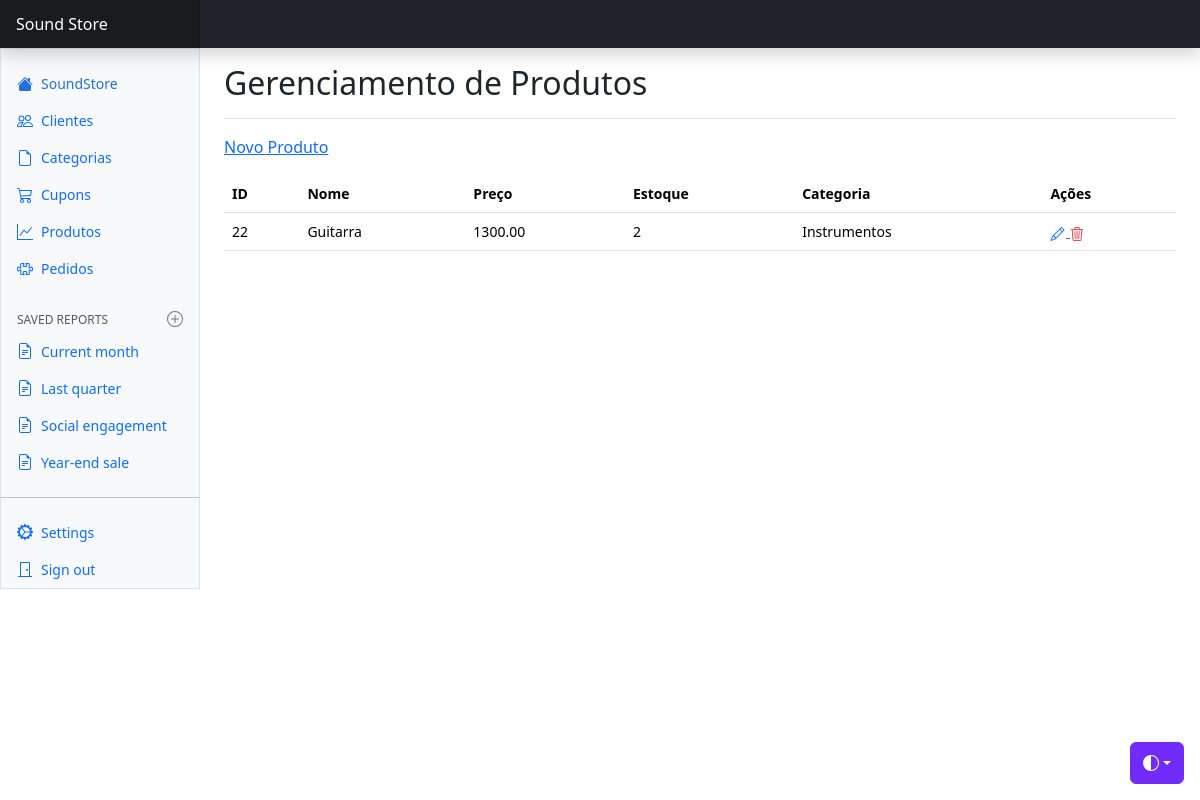
Before: /views/produtos/index.php with the older database file.
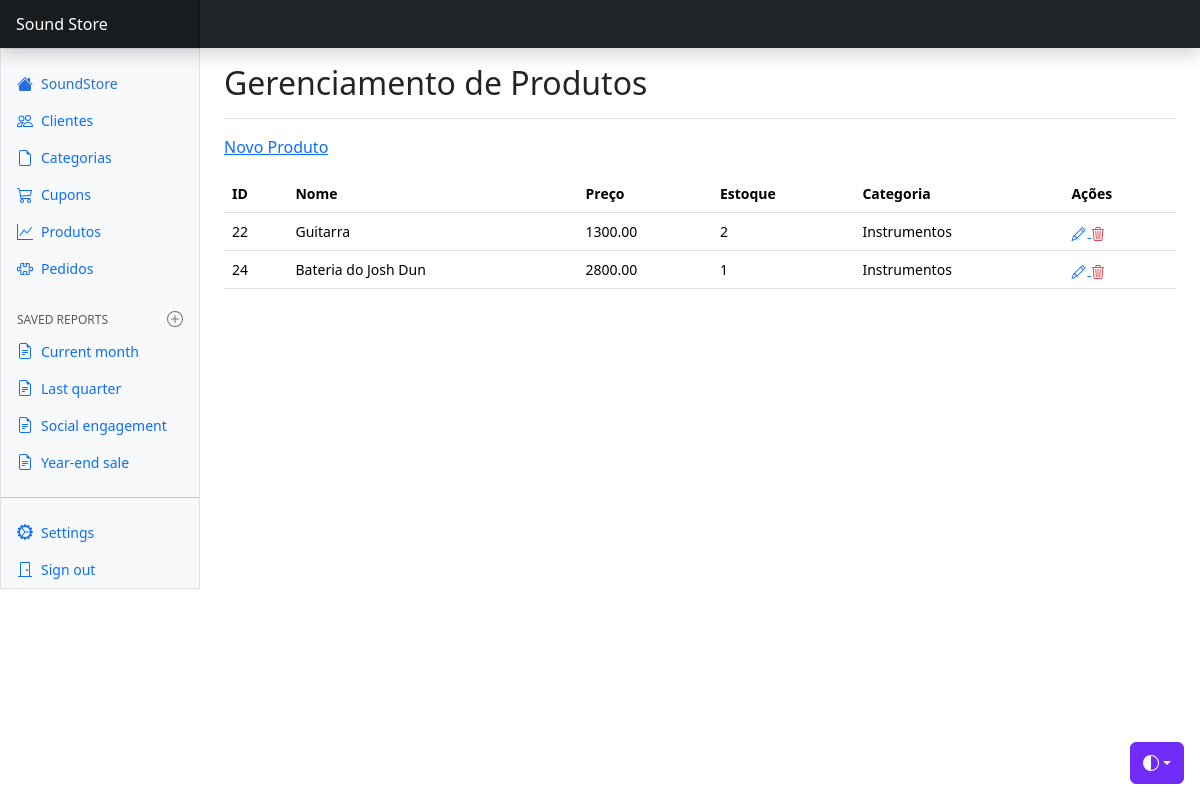
After: the same page with the newer database file.
### tables this page shows
CREATE TABLE `produtos` (
  `id` int(11) NOT NULL,
  `id_categoria` int(11) DEFAULT NULL,
  `nome` varchar(100) DEFAULT NULL,
  `preco` decimal(10,2) DEFAULT NULL,
  `estoque` int(11) DEFAULT NULL
);

CREATE TABLE `categorias` (
  `id_categoria` int(11) NOT NULL,
  `nome` varchar(50) DEFAULT NULL
);

### config/BD.php (called while the page is built)
<?php
    class BD {
        public static function getConexao() {
            $conn = new PDO(
                "mysql:host=localhost;dbname=soundstore_bd",
                "root",
                ""
            );
            return $conn;
        }
    }

### model/dao/ProdutosDAO.php (called while the page is built, shortened)
<?php
    class ProdutosDAO {
        public function read() {
            try {
                $query = BD::getConexao()->prepare("SELECT * FROM produtos");
                if(!$query->execute()) {
                    print_r($query->errorInfo());
                }
                $listaProdutos = array();
                foreach($query->fetchAll(PDO::FETCH_ASSOC) as $linha) {
                    $produtos = new Produtos();
                    $produtos->setId($linha['id']);
                    $produtos->setNome($linha['nome']);
                    $produtos->setPreco($linha['preco']);
                    $produtos->setEstoque($linha['estoque']);
                    $daoCategoria = new CategoriaDAO();
                    $categoria = $daoCategoria->find($linha['id_categoria']);
                    $produtos->setCategoria($categoria);
                    array_push($listaProdutos, $produtos);
                }
                return $listaProdutos;
            }
            catch(PDOException $e) {
                echo "Erro #2: " . $e->getMessage();
            }
        }
    }

### model/dao/CategoriaDAO.php (called while the page is built, shortened)
<?php
    class CategoriaDAO {
         public function find($id) {
            try {
                $query = BD::getConexao()->prepare(
                    "SELECT * FROM categorias WHERE id_categoria = :i"
                );
                $query->bindValue(':i', $id, PDO::PARAM_INT);
                if(!$query->execute()) {
                    print_r($query->errorInfo());
                }
                if($linha = $query->fetch(PDO::FETCH_ASSOC)) {
                    $categoria = new Categoria();
                    $categoria->setId($linha['id_categoria']);
                    $categoria->setNome($linha['nome']);
                }
                return $categoria;
            }
            catch(PDOException $e) {
                echo "Erro #3: " . $e->getMessage();
            }
        }
    }

### model/bean/Produtos.php (called while the page is built)
<?php
    class Produtos {
        private $id;
        private $nome;
        private $preco;
        private $estoque;
        private $categoria;
        public function getId() {
            return $this->id;
        }
        public function setId($id) {
            $this->id = $id;
        }
        public function getNome() {
            return $this->nome;
        }
        public function setNome($nome) {
            $this->nome = $nome;
        }
        public function getPreco() {
            return $this->preco;
        }
        public function setPreco($preco) {
            $this->preco = $preco;
        }
        public function getEstoque() {
            return $this->estoque;
        }
        public function setEstoque($estoque) {
            $this->estoque = $estoque;
        }
        public function getCategoria() {
            return $this->categoria;
        }
        public function setCategoria($categoria) {
            $this->categoria = $categoria;
        }
    }

### model/bean/Categoria.php (called while the page is built, shortened)
<?php
    class Categoria {
        private $nome;
        public function getNome() {
            return $this->nome;
        }
        public function setNome($nome) {
            $this->nome = $nome;
        }
    }

### views/produtos/index.php (the view, shortened to what the changed rows need)
<?php
    $dao = new ProdutosDAO();
?>
<!doctype html>
<html lang="en" data-bs-theme="auto">
  <head>
    <link href="../../css/bootstrap.min.css" rel="stylesheet" />
    <link rel="stylesheet" href="https://cdn.jsdelivr.net/npm/bootstrap-icons@1.13.1/font/bootstrap-icons.min.css">
    <link href="../../css/dashboard.css" rel="stylesheet" />
  </head>
  <body>
    <div class="container-fluid">
      <div class="row">
        <main class="col-md-9 ms-sm-auto col-lg-10 px-md-4">
          <div
            class="d-flex justify-content-between flex-wrap flex-md-nowrap align-items-center pt-3 pb-2 mb-3 border-bottom"
          >
            <h1 class="h2">Gerenciamento de Produtos</h1>
          </div>
          <div class="table-responsive small">
            <table class="table table-hover">
                <tr>
                    <th>ID</th>
                    <th>Nome</th>
                    <th>Preço</th>
                    <th>Estoque</th>
                    <th>Categoria</th>
                    <th>Ações</th>
                </tr>
                <?php foreach($dao->read() as $produtos) : ?>
                    <tr>
                        <td><?= $produtos->getId() ?></td>
                        <td><?= $produtos->getNome() ?></td>
                        <td><?= $produtos->getPreco() ?></td>
                        <td><?= $produtos->getEstoque() ?></td>
                        <td><?= $produtos->getCategoria()->getNome() ?></td>
                        <td>
                          <a title="Editar" href="edit.php?id=<?= $produtos->getId() ?>">
                            <i class="bi bi-pencil"></i>
                          </a>
                          <a title="Excluir" class="link-danger" href="destroy.php?id=<?= $produtos->getId() ?>">
                            <i class="bi bi-trash3"></i>
                          </a>
                        </td>
                    </tr>
                <?php endforeach ?>
            </table>
          </div>
        </main>
      </div>
    </div>
  </body>
</html>

Changed rows visible on the page:
added produtos: id "24", nome "Bateria do Josh Dun", preco "2800.00", estoque "1", id_categoria.nome "Instrumentos"
